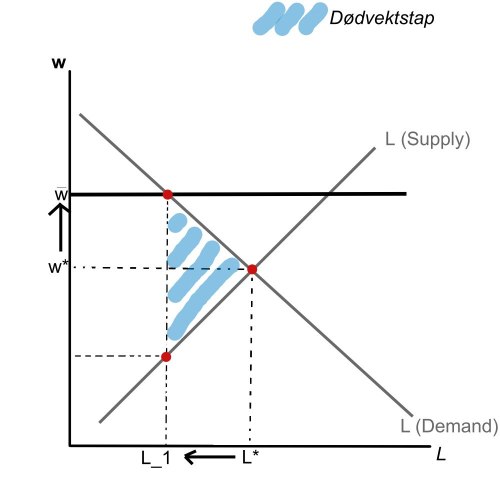
#> input picture Utfordringer/Utfordring_2/perf_ml.jpg, 1000 x 1000 px (shown at 1/2 size)
$ jupyter execute --allow-errors 11sok_2008_h23_utf2.ipynb
#> lines starting #> are read from the running program, lines starting #| are printed output that depends on the picture
[cell 1]
#pakker
from matplotlib import pyplot as plt
import pandas as pd
import seaborn as sns
from PIL import Image
from IPython.display import display

# Oppgave 2.1

##### Del 1:

For å kunne diskutere påstandene om at "Minstelønn fører til økt fattigdom" og "Minstelønn fører til mindre fattigdom", må man se på hva som skjer på arbeidsmarkedet ved innføring av minstelønn.

Bedriftene ønsker å profittmaksimere, altså max $\pi = F(L) - w * L$. $\pi$ er profitten, $F(L)$ er produktfunksjonen, $w$ er timeslønnen og $L$ er antall ansatte. Her er bedriften pristagere, da prisen på produktet er bestemt av markedet. For profittmaks gjelder følgende vilkår $\frac{\Delta \pi}{\Delta L} = 0$, altså at $p * \frac{\Delta F(L)}{\Delta L} = w$. Dette vil si at bedriftene etterspør arbeidskraft frem til $MRP = w$. $MRP$ står for marginal revenue product, altså inntekten bedriften mottar ved å ansette en person til, og $w$ står for lønnen de ansatte mottar fra bedriften.

Tilbudet av arbeidskraft forteller oss om hvor mange som ønsker å jobbe til en gitt lønn. Som regel heller denne kurven oppover mot høyre, da flere er villig til å jobbe til høyere lønninger.

Figuren nedenfor viser hva som skjer på ett "perfekt" marked ved innføring av minstelønn.

[cell 2]
#bilde lokalikasjon
image_path = 'perf_ml.jpg'

#åpne bilde
image = Image.open(image_path)
#> image is the input picture: PIL image 1000x1000 RGB; mean R, G, B 245.5, 246.6, 247.3

#size
new_size = (400, 400)

#endre strl
resized_image = image.resize(new_size)
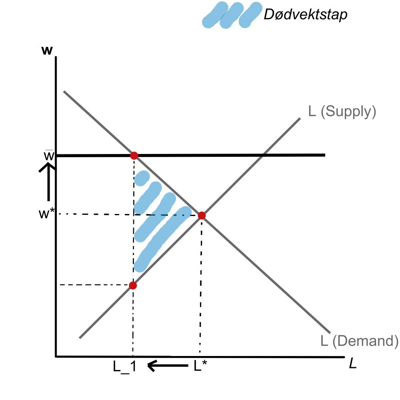
#> resized_image: PIL image 400x400 RGB; mean R, G, B 245.5, 246.5, 247.2

#display
display(resized_image)

Før innføringen av minstelønnen tilpasset markedet seg ved $L^*$ ansatte og lønn $w^*$. Etter innføringen av minstelønn $\overline{w}$, kan man se at lønnen har økt fra $w^*$ og at antall ansatte har blitt redusert fra $L^*$ til $L_1$. I tillegg har man fått ett effektivitetstap (dødvektstap). Kort fortalt har lønnen til de gjenverende økt, og antall ansatte blitt redusert. Dette kan medføre økt ulikhet, altså flere med mer ressurser og flere med mindre ressurser, noe som kan medføre økt fattigdom på sikt.

Ser man på monopsoni bedrifter derimot kan noe annet observeres ved innføring av minstelønn. Monopsoni i arbeidsmarkedet vil si at det er bare en eller få arbeidsgivere som dominerer et arbeidsmarked. Dette vil si at arbeidstakere har begrenset muligheter ved valg av arbeidssted og arbeidsgivere har betydelig markedsmakt når det kommer til lønn.

Monopsoni bedriftenes profittfunksjon er litt annerledes enn ved fullkommen konkurranse. Denne er gitt ved følgene $\pi = p * F(L) - w(L) * L$. Her ser man at forskjellen fra fullkommen konkurranse er at lønnen $w(L)$ er en funksjon av arbeidstimer/arbeidstagere $L$, og dette grunnet at monopsoni bedriften møter hele tilbudet på arbeidskraft. Monopsoni bredriften profittmaksimerer på samme måte som ved fullkommen konkurranse, altså ved $\frac{\Delta \pi}{\Delta L} = 0$. Dette gir oss $p * \frac{\Delta F(L)}{\Delta L} - (w + \frac{\Delta w(L)}{\Delta L}) = 0 \Rightarrow MRP = MLC$, hvor $MRP =  p * \frac{\Delta F(L)}{\Delta L}$ og $MLC = w + \frac{\Delta w(L)}{\Delta L}$. $MLC$ står for marginal labour cost, altså kostnaden ved å ansette en person til.

Figuren nedenfor viser hva som skjer ved innføring av minstelønn ved monopsoni.

[cell 3]
#bilde lokalikasjon
image_path2 = 'monopsoni_ml.jpg'

#åpne bilde
image2 = Image.open(image_path2)
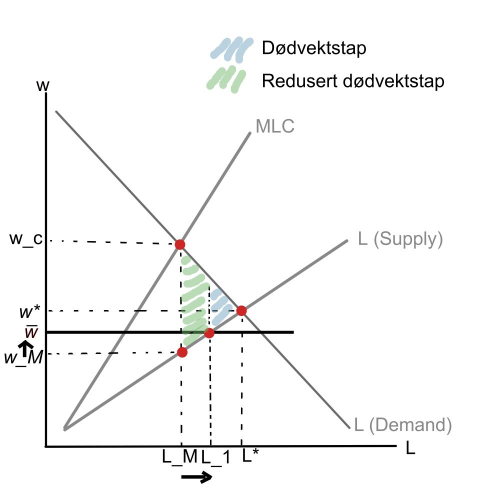
#> input picture Utfordringer/Utfordring_2/monopsoni_ml.jpg, 1000 x 1000 px (shown at 1/2 size)
#> image2 is the input picture: PIL image 1000x1000 RGB; mean R, G, B 247, 247.1, 246.9

#endre strl
resized_image2 = image2.resize(new_size)
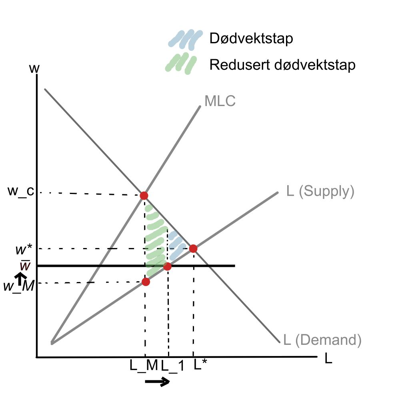
#> resized_image2: PIL image 400x400 RGB; mean R, G, B 246.9, 247, 246.8

#display
display(resized_image2)

I figuren ser man etterspørselen etter arbeidskraft $L (Demand)$, tilbudet av arbeidskraft $L (Supply)$ og marginalkostnaden for å ansette en person til $MLC$. $MLC$ har høyere helning enn $L (Supply)$ grunnet at lønnen må økes for alle eksisterende ansatte ved ansettelse av en person til. I tillegg har arbeidsmarkeder ved monopsoni bedrifter ett dødvektstap, da de ansetter mindre enn samfunnsøkonomisk optimalt ($L^*$, $w^*$) grunnet at monopsoni bedriften må øke lønnen til alle de eksisterende ansatte ved økt bruk av arbeidskraft $L$. Monopsoni bedriften velger å ansette $L_M$ personer til lønn $w_M$, da å ansette flere vil medføre at $MLC > MRP$, altså at kostnaden ved å ansette en til er høyere enn inntekten. Ved innføring av minstelønn $\overline{w}$ kan man se at lønnen øker fra $w_M$ til $\overline{w}$. Da dette medfører at $MLC = \overline{w}$, velger bedriften å ansette frem til $\overline{w}$ krysser tilbudskurven av arbeidskraft $L (Supply)$. Dette medfører en økning i antall ansatte fra $L_M$ til $L_1$. I tillegg blir dødvektstapet redusert.

Dersom minstelønnen $\overline{w}$ ble satt over $w_c$ ville dette medført økt dødvektstap og reduksjon i antall ansatte, og man ville fått samme effekter som ved fullkommen konkurranse. En minstelønn mellom $w^*$ og $w_c$ ville medført effekter i tilsvarende retning som illustrert i figuren ovenfor, altså økning i lønn $w$  og antall sysselsatte $L$. En minstelønn under $w_M$ ville ikke hatt noen effekt da bedriften ville tilpasset seg ved $L_M$ ansatte til lønn $w_M$.

Dersom minstelønnen $\overline{w}$ blir satt mellom $w_M$ og $w_c$, vil en minstelønn medføre en økning i lønn $w$ og en økning i antall sysselsatte $L$. Dette kan bidra til å redusere ulikheten, da flere får høyere lønn og flere får arbeid, som igjen bidrar til å redusere fattigdom og ulikheten.

Økonomisk teori gir ingen klarhet i hva en minstelønn vil medføre. I oppgaven så man på ett marked med fullkommen konkurranse, hvor en minstelønn medførte mindre ansatte og høyere lønninger til de gjenverende. I monopsoni bedriften så man derimot at en minstelønn kunne medføre økt sysselsetning og økte lønninger. Disse utfallene har ulikt utfall på fattigdom, da den ene medfører økt ulikhet, som igjen kan medføre fattigdom. Det andre utfallet medfører økte lønninger og flere i arbeid, som reduserer ulikheten, som igjen motbygger fattigdom.

##### Del 2:

Figuren nedenfor viser sammenheng mellom sysselsetting og minstelønn i 2021 i europeiske land. På x-aksen har man sysselsetting i prosent for personer i alderen 20-64 år og på y-aksen finner man minstelønn som prosent av gjennomsnittslønn i landet. Dataene er hentet fra datasettene earn_mw_avgr2 og lfsi_emp_a i fra EuroStat.

#> (a cell that did not finish here is left out)

På figuren kan man observere en slak negativ korrelasjon mellom minstelønn og sysselsetting, som vil si at jo lavere minstelønn (i prosent av gjennomsnittslønn), desto flere i arbeid. Figuren kan gi støtte til påstanden "Minstelønninger fører til økt fattigdom."

Men korrelasjonen er -0,38, som vil si at den er svak. I figuren kan man se flere land som avviker en del fra korrelasjonslinjen vår, og da man vet denne korrelasjonen er svak, skal ikke konkludere denne som en fasit. I midlertid kan en heller undersøke om det er andre faktorer som kan bidra til at korrelasjonslinjen vår blir slik. I tillegg ser man bare på ett år, og ikke hvilke effekter man har over tid. Om man ønsker å bedre indentifisere effekten av en minstelønn, kan en benytte en metode som heter differences in differences, eller på norsk endring i forskjeller.

Denne metoden ser slik ut:

[cell 5]
#bilde lokalikasjon
image_path3 = 'did.jpg'

#åpne bilde
image3 = Image.open(image_path3)
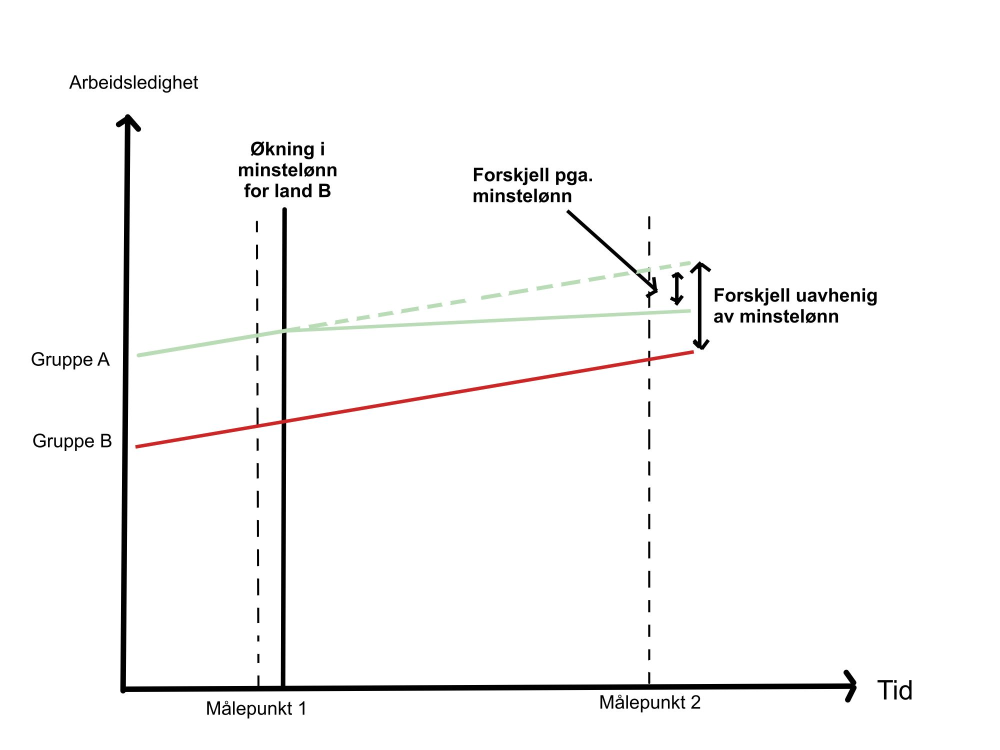
#> input picture Utfordringer/Utfordring_2/did.jpg, 2000 x 1500 px (shown at 1/2 size)
#> image3 is the input picture: PIL image 2000x1500 RGB; mean R, G, B 248.3, 248, 247.9

#size
new_size2 = (600, 450)

#endre strl
resized_image3 = image3.resize(new_size2)
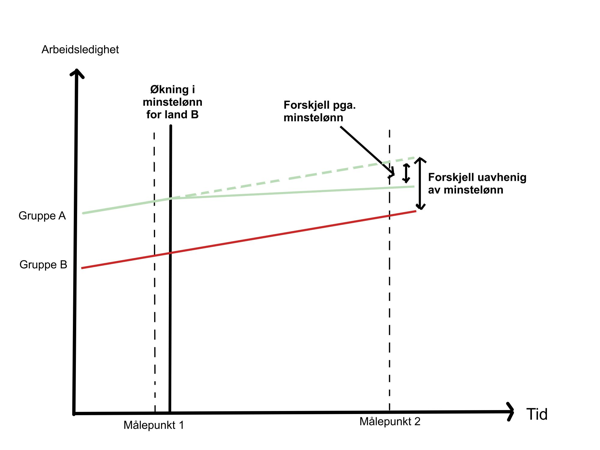
#> resized_image3: PIL image 600x450 RGB; mean R, G, B 248.2, 248, 247.8

#display
display(resized_image3)

Figuren viser to grupper, gruppe A og B. For å kunne se hvilke forskjeller en endring i minstelønn kan utgjøre på arbeidsledigheten, gjør man en måling før innføringen. Deretter økes minstelønnen i en av gruppene, i eksempelet ovenfor økes denne i gruppe B. Etter en periode ser man på forskjeller i gruppene. Alt annet en minstelønnen er likt for begge gruppene, og dermed er effekten bare som følge av økningen i minstelønn for gruppe B. For gruppe B fortsatte stigningen i arbeidsledighet. For gruppe A derimot, kunne man se at stigningen i arbeidsledigheten avtok, noe man kunne antatt ville skjedd i gruppe B også dersom ikke minstelønnen ble økt. I eksempelet ovenfor ville en minstelønn medført høyere arbeidsledighet enn dersom man ikke inførte den.

Differences in differences-metoden er en måte å kunne evaluere tiltak ved å teste denne for en gruppe før tiltaket blir innført. Man sjekker opp mot en kontrollgruppe hvor tiltaket ikke ble innført, og kan dermed kunne evaluere effektene av tiltaket.

# Oppgave 2.2

##### Del 1:

For å kunne gi intuisjon til påstanden "Sterke fagforeninger reduserer velferden", må man se på et arbeidsmarked hvor fagforeningene har markedsmakt, altså at fagforeningene kan bestemme lønnen. For å kunne gjøre den økonomiske analysen, må man først gjøre noen antakelser. Disse er at alle fagforeningens medlemmer har lik reservasjonslønn $w^r$, som vil si den minste lønnen individet er villig å jobbe for. Videre antar man at fagforeningen kun får nytte av antall medlemmer i jobb $L$ og overskudd til medlemmene $(w-w^r)$, som vil si lønnen medlemme mottar $w$ minus reservasjonslønnen $w^r$. Dette vil si at fagforeningene nyttefunksjon er $U^f(L, (w-w^r))$.

Figuren nedenfor viser hva som skjer dersom fagforeningen har markedsmakt, og igjen - bestemmer lønnen.

[cell 6]
#bilde lokalikasjon
image_path4 = 'fagforeninger_monopol_dv.jpg'

#åpne bilde
image4 = Image.open(image_path4)
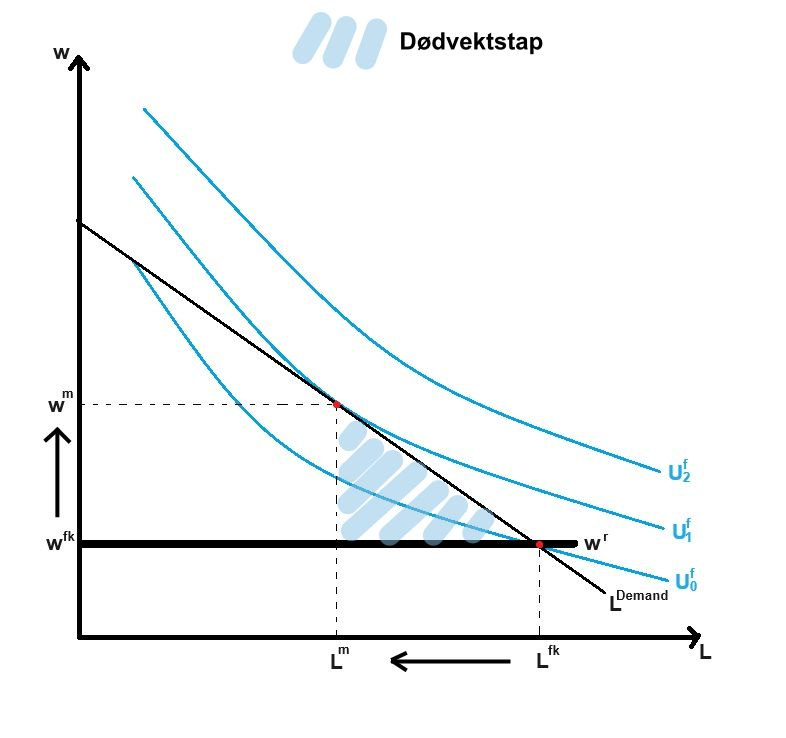
#> input picture Utfordringer/Utfordring_2/fagforeninger_monopol_dv.jpg, 786 x 738 px
#> image4 is the input picture: PIL image 786x738 RGB; mean R, G, B 244.2, 246.3, 247

#endre strl
resized_image4 = image4.resize(new_size)
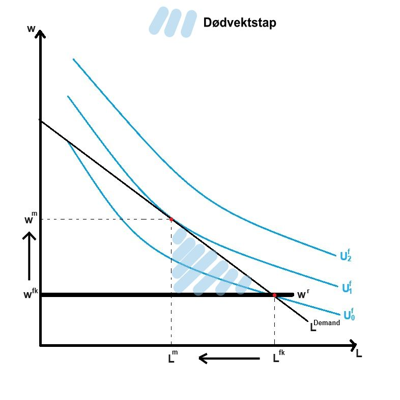
#> resized_image4: PIL image 400x400 RGB; mean R, G, B 244.2, 246.3, 247

#display
display(resized_image4)

I figuren ser man bedriftenes etterspørsel etter arbeidskraft til en gitt lønn $L^{Demand}$ og ulike nivåer av nytte eller tilfredshet $U^f$ for fagforeningene. Lengre vekk fra aksene $\rightarrow$ økt nytte til fagforeningenes medlemmer. Uten fagforeningenes påvirkning i markedet ville markedet funnet likevekt ved $L^{fk}$ antall ansatte til lønn $w^{fk}$, da dette representerer hvor tilbudet og etterspørselen av arbeidskraft møtes. Lønnen i dette tilfellet er lik arbeidstakernes reservasjonslønn $w^r$, noe man antar er lik for alle fagforeningens medlemmer.

Dersom fagforeningene har monopol og kan bestemme lønnen, vil de maksimere nytten til sine medlemmer. Ved fullkommen konkurranse oppnår fagforeningen nytte $U^f_0$ nytte. Fagforeningen maksimerer derimot sin nytte når $U^f_1$ tangerer med etterspørselskurven, og vil derfor kreve lønn $w^m$. Bedriften bestemmer fortsatt hvor mange de ønsker å ansette, og dermed vil antallet med jobb bli redusert fra $L^{fk}$ til $L^m$, da bedriften bare etterspør $L^m$ antall ansatte til lønnen $w^m$. Dermed kan man se at lønnen til de som fortsatt har jobb øker fra $w^{fk}$ til $w^m$, og antall ansatte blir redusert fra $L^{fk}$ til $L^m$. Dette skaper et dødvektstap, som vil si velferd samfunnet går glipp av, på grunn av ineffektivt bruk av ressurser. Dermed kan man si at sterke fagforeninger kan bidra til å redusere den totale velferden, da disse skaper et dødvektstap - altså velferd samfunnet går glipp av.

##### Del 2:

Figuren nedenfor viser hvordan forhandlinger mellom fagforeningene og arbeidsgivere kan foregå. Igjen - fagforeningene får nytte av lønn til sine medlemmer $w$ og antall medlemmer i arbeid $L$, og nytten representeres ved $U^f$. Lengre ut fra aksene $\rightarrow$ høyere nytte. (grunnet enten økt lønn eller antall medlemmer sysselsatt eller begge). IP-kurvene i figuren er såkalte iso-profitt kurver. Disse forteller oss hvilke kombinasjoner av lønn til de ansatte $w$ og antall ansatte $L$ som gir lik profitt. I motsetning til fagforeningens nytte, vil høyere profitt være nærmere x-aksen. Dette vil si jo lengre ned mot x-aksen en iso-profitt kurve ligger, desto høyere profitt oppnår bedriften.

[cell 7]
#bilde lokalikasjon
image_path5 = 'forhandlinger.jpg'

#åpne bilde
image5 = Image.open(image_path5)
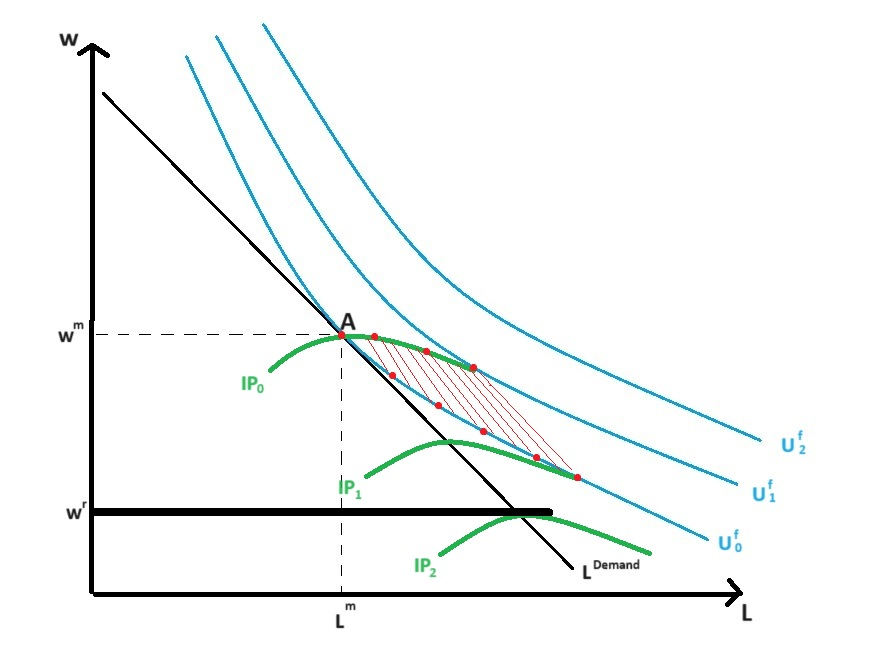
#> input picture Utfordringer/Utfordring_2/forhandlinger.jpg, 880 x 662 px
#> image5 is the input picture: PIL image 880x662 RGB; mean R, G, B 244.8, 247, 246.7

#endre strl
resized_image5 = image5.resize(new_size2)
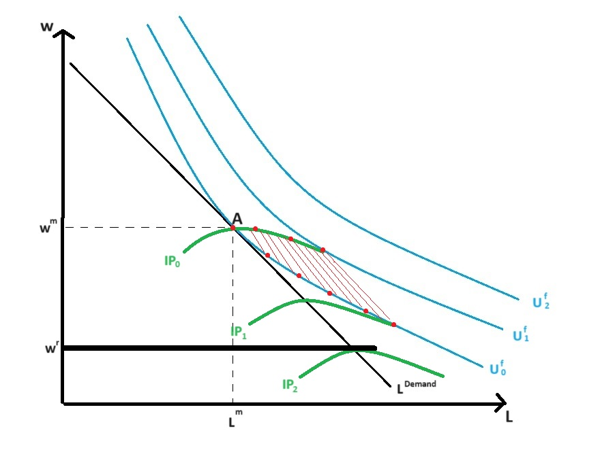
#> resized_image5: PIL image 600x450 RGB; mean R, G, B 244.8, 247, 246.7

#display
display(resized_image5)
